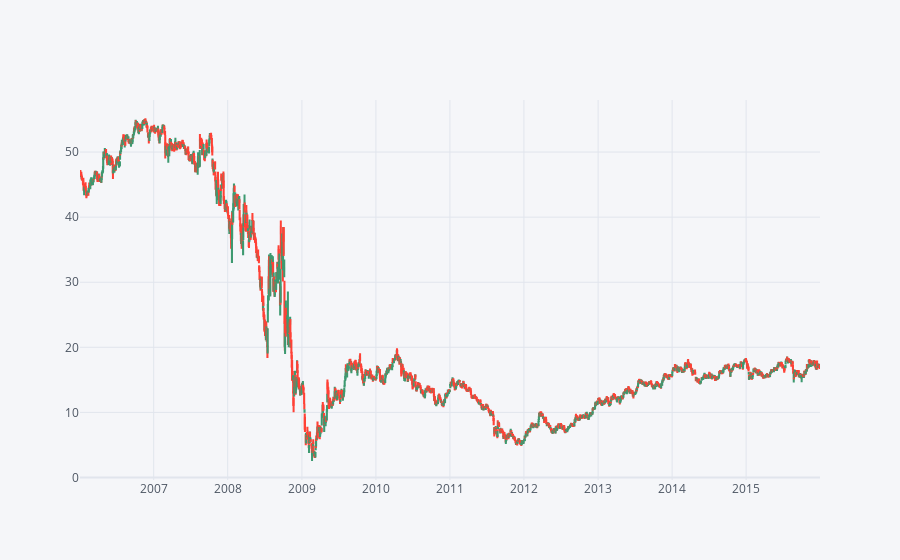

Notebook code for this chart:
### Markdown cell above
** Use .iplot(kind='candle) to create a candle plot of Bank of America's stock from Jan 1st 2015 to Jan 1st 2016.**

### Code cell
bank_stocks['BAC'].iplot(kind='candle')

### Figure 1 — Plotly figure (JSON) as saved in the notebook; plotly's stock layout.template omitted (floating-point values rounded to 4 significant figures; data arrays with more than 128 entries replaced by an {"elided": "..."} marker saying what was removed)
{"data": [{"close": {"elided": "2517 float values"}, "high": {"elided": "2517 float values"}, "low": {"elided": "2517 float values"}, "open": {"elided": "2517 float values"}, "showlegend": false, "type": "candlestick", "x": {"elided": "2517 str values"}, "yaxis": "y2"}], "layout": {"legend": {"bgcolor": "#F5F6F9", "font": {"color": "#4D5663"}}, "paper_bgcolor": "#F5F6F9", "plot_bgcolor": "#F5F6F9", "title": {"font": {"color": "#4D5663"}}, "xaxis": {"gridcolor": "#E1E5ED", "rangeslider": {"visible": false}, "showgrid": true, "tickfont": {"color": "#4D5663"}, "title": {"font": {"color": "#4D5663"}, "text": ""}, "zerolinecolor": "#E1E5ED"}, "yaxis": {"gridcolor": "#E1E5ED", "showgrid": true, "showticklabels": false, "tickfont": {"color": "#4D5663"}, "title": {"font": {"color": "#4D5663"}, "text": ""}, "zerolinecolor": "#E1E5ED"}, "yaxis2": {"gridcolor": "#E1E5ED", "showgrid": true, "tickfont": {"color": "#4D5663"}, "title": {"font": {"color": "#4D5663"}, "text": ""}, "zerolinecolor": "#E1E5ED"}}}
